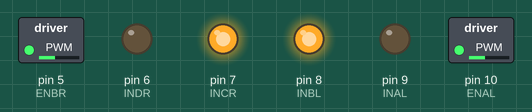
Recording of a sketch running on a simulated Arduino Uno, built with avr-gcc and run on an emulated ATmega328P. Parts: switched loads named in the sketch (green lamp = pin HIGH), output pins drawn as LEDs (lit = HIGH).

Above: at 0.1 s.
Timing chart, 0 to 1.6 s (numbered marks = the images above):
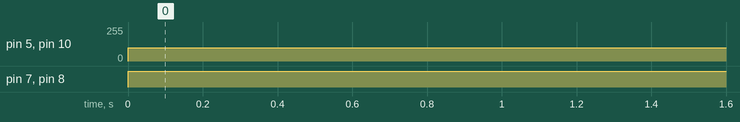

Measured:
- by itself, pin 5 (ENBR), pin 10 (ENAL): 0/255 → 100/255 at 0.00 s
- by itself, pin 7 (INCR), pin 8 (INBL): LOW → HIGH at 0.00 s

The sketch:

motordrivingFunctions.ino
```cpp
/*************************************************************************************************************************************************************************************
      initialize motor driver
*************************************************************************************************************************************************************************************/

#define INAL 9
#define INBL 8
#define INCR 7
#define INDR 6
#define ENAL 10
#define ENBR 5
/************************************************************************************************************************************************************************************/


/*************************************************************************************************************************************************************************************
                motor driving functions
*************************************************************************************************************************************************************************************/
 // set motors forword

void setforword(){
  digitalWrite(INAL,LOW);
  digitalWrite(INBL,HIGH);
  digitalWrite(INCR,HIGH);
  digitalWrite(INDR,LOW);
}

// set motors backword
void setbackword(){
  digitalWrite(INAL,HIGH);
  digitalWrite(INBL,LOW);
  digitalWrite(INCR,LOW);
  digitalWrite(INDR,HIGH);
}
//setspeed funtion take two integer value to set speed left and right
void setspeed(int left, int right){
  analogWrite(ENAL, left);
  analogWrite(ENBR, right);

}


/************************************************************************************************************************************************************************************/


void setup() {

/************************************************************************************************************************************************************************************
                  setup motor driver pinmode
*************************************************************************************************************************************************************************************/

  // Set motor connection as output
  pinMode(INAL,OUTPUT);
  pinMode(INBL,OUTPUT);
  pinMode(INCR,OUTPUT);
  pinMode(INDR,OUTPUT);
  pinMode(ENAL,OUTPUT);
  pinMode(ENBR,OUTPUT);


  // start with both motor off
  analogWrite(ENAL,0);
  analogWrite(ENBR,0);
  digitalWrite(INAL,LOW);
  digitalWrite(INBL,LOW);
  digitalWrite(INCR,LOW);
  digitalWrite(INDR,LOW);

/************************************************************************************************************************************************************************************/


}

void loop() {


setforword();
setspeed(100,100);


}
```
